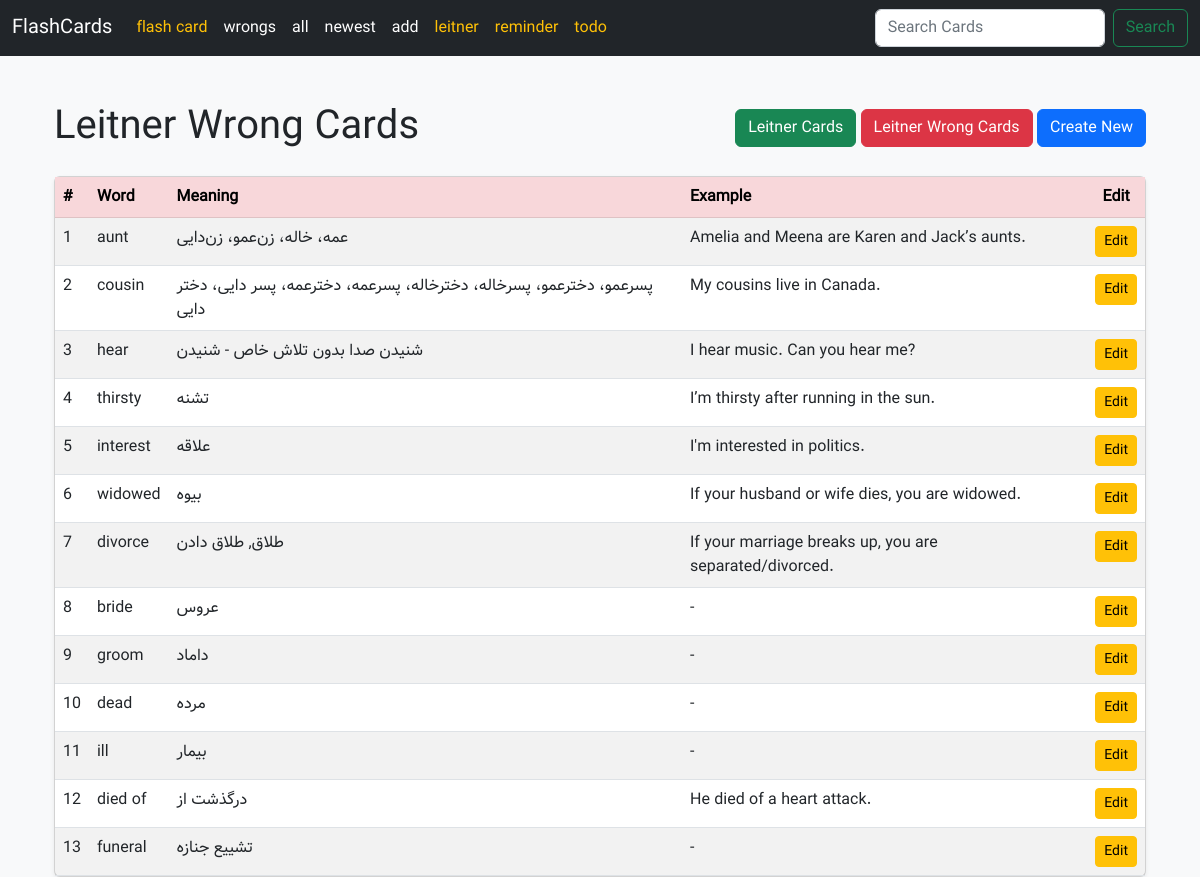
Page /flashcard/leitnerwrongcards/ on the earlier database version.
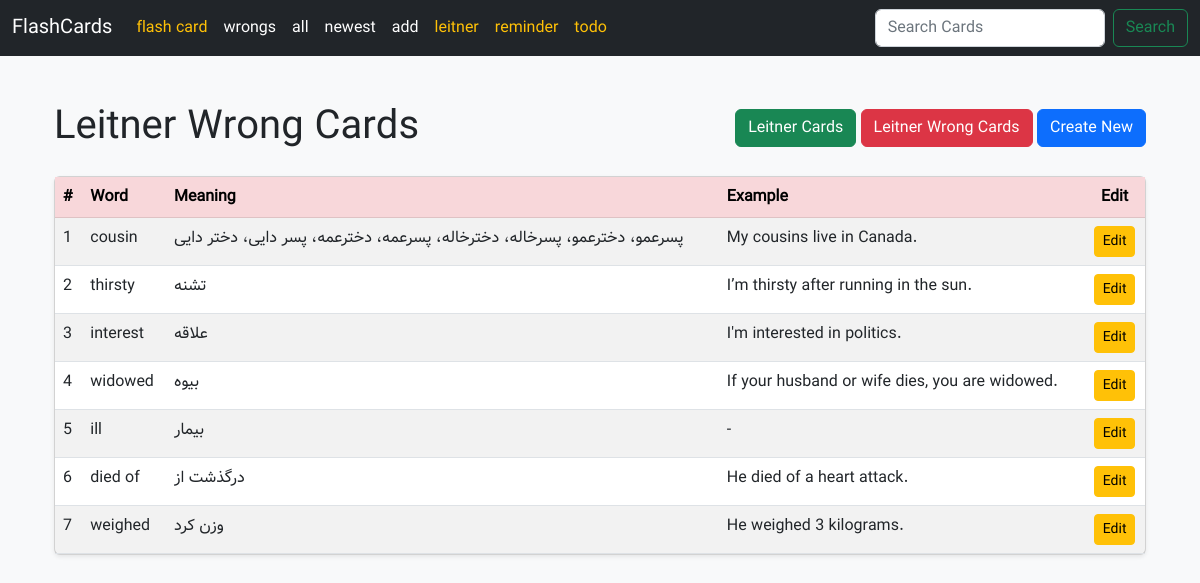
Same page on the later database version.
### home/models.py (models this page shows, shortened)
class FlashLeitner(models.Model):
    word = models.CharField(max_length=512)
    meaning = models.CharField(max_length=512)
    example = models.CharField(max_length=1024, null=True, blank=True)
    rate = models.SmallIntegerField(default=0)
    last_reply = models.BooleanField(default=False)
    created_at = models.DateTimeField(auto_now_add=True)
    next_review_date = models.DateField()
    start_day = models.DateField(default=timezone.localdate)

### home/views.py (the view)
# urls.py: path("leitnerwrongcards/" ,FlashLeitnerCardWrongAnswerView.as_view(),name="leitner_wrong_cards"),
class FlashLeitnerCardWrongAnswerView(View):
    def get(self, request):
        cards = FlashLeitner.objects.filter(last_reply=False)
        return render(request, "home/leitner_wrong_cards.html", {"cards": cards})

### home/templates/home/leitner_wrong_cards.html
{% extends 'base.html' %}
{% block content %}
  <div class="container mt-4">
    <div class="d-flex justify-content-between align-items-center mb-4">
      <h1 class="m-0">Leitner Wrong Cards</h1>
      <div>
        <a class="btn btn-success" href="{% url 'home:leitner_cards' %}">Leitner Cards</a>
        <a class="btn btn-danger" href="{% url 'home:leitner_wrong_cards' %}">Leitner Wrong Cards</a>
        <a class="btn btn-primary" href="{% url 'home:leitner_card_create' %}">Create New</a>
      </div>
    </div>
    {% if cards %}
      <div class="card shadow-sm">
        <div class="card-body p-0">
          <table class="table table-hover table-striped m-0">
            <thead class="table-danger">
              <tr>
                <th>#</th>
                <th>Word</th>
                <th>Meaning</th>
                <th>Example</th>
                <th class="text-center">Edit</th>
              </tr>
            </thead>
            <tbody>
              {% for card in cards %}
                <tr>
                  <td>{{ forloop.counter }}</td>
                  <td>{{ card.word }}</td>
                  <td>{{ card.meaning }}</td>
                  <td>{{ card.example|default:'-' }}</td>
                  <td class="text-center">
                    <a class="btn btn-warning btn-sm" href="{% url 'home:leitner_card_edit' card.id %}">Edit</a>
                  </td>
                </tr>
              {% endfor %}
            </tbody>
          </table>
        </div>
      </div>
    {% else %}
      <div class="alert alert-warning mt-4" role="alert">No cards available.</div>
    {% endif %}
  </div>
{% endblock %}

Differences in the rows shown:
no longer on this page (row edited): FlashLeitner: word "aunt", meaning "عمه، خاله، زن‌عمو، زن‌دایی", example "Amelia and Meena are Karen and Jack’s aunts."
no longer on this page (row edited): FlashLeitner: word "hear", meaning "شنیدن صدا بدون تلاش خاص - شنیدن", example "I hear music. Can you hear me?"
no longer on this page (row edited): FlashLeitner: word "divorce", meaning "طلاق, طلاق دادن", example "If your marriage breaks up, you are separated/divorced."
no longer on this page (row edited): FlashLeitner: word "bride", meaning "عروس", example "-"
no longer on this page (row edited): FlashLeitner: word "groom", meaning "داماد", example "-"
no longer on this page (row edited): FlashLeitner: word "dead", meaning "مرده", example "-"
no longer on this page (row edited): FlashLeitner: word "funeral", meaning "تشییع جنازه", example "-"
added FlashLeitner: word "weighed", meaning "وزن کرد", example "He weighed 3 kilograms."
